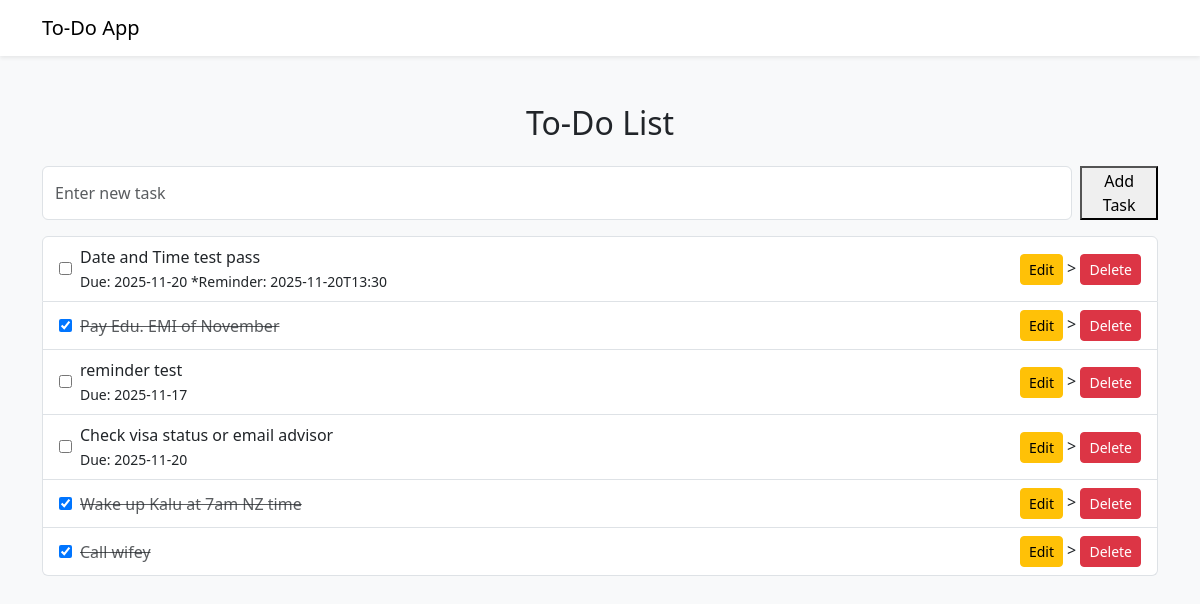
Before: / with the older database file.
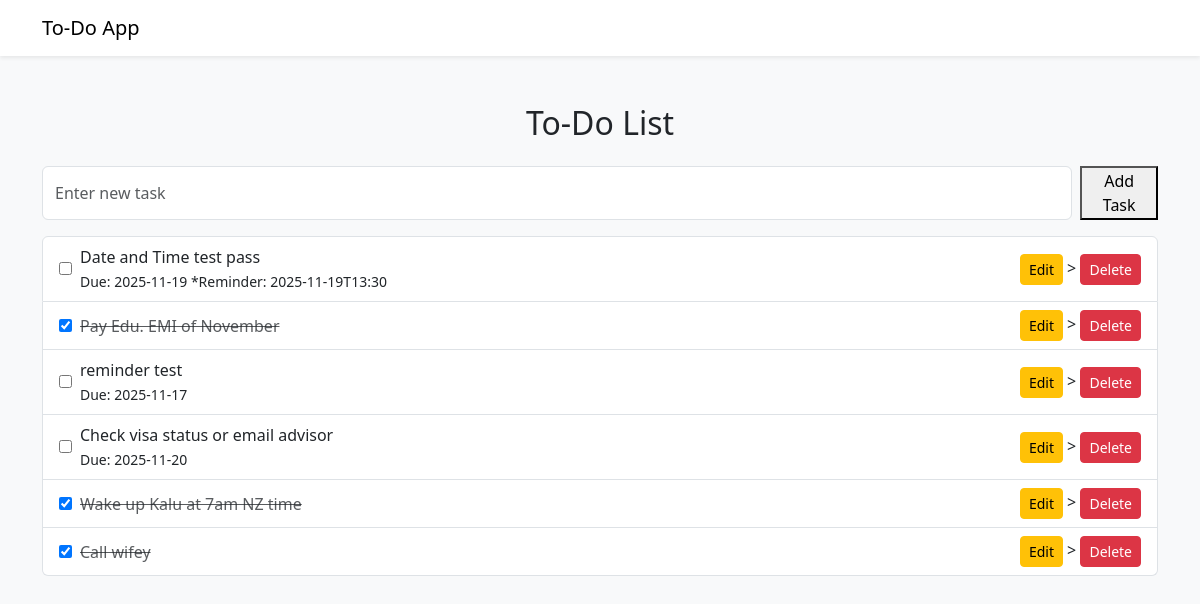
After: the same page with the newer database file.
### tables this page shows
CREATE TABLE tasks(
                id INTEGER PRIMARY KEY AUTOINCREMENT,
                title TEXT NOT NULL
        , completed INTEGER DEFAULT 0, due_date TEXT DEFAULT NULL, reminder_at TEXT DEFAULT NULL, reminder_sent TEXT DEFAULT 0);

### app.py (the view)
@app.route("/")
def index():
    conn = get_db_connection()
    tasks = conn.execute("SELECT * FROM tasks ORDER BY id DESC").fetchall()
    conn.close()
    return render_template("index.html", tasks=tasks)

### app.py (called while the page is built)
def get_db_connection():
    conn = sqlite3.connect("task.db")
    conn.row_factory = sqlite3.Row
    return conn

### templates/index.html (shortened to what this page needs)
{% extends "base.html" %}
{% block content %}
<h2 class="text-center mb-4">To-Do List</h2>
 <form action="{{ url_for('add_task') }}" method="post" class="d-flex mb-3">
     <input type="text" name="task" placeholder="Enter new task" class="form-control me-2" required>
     <button type="submit">Add Task</button>
</form>
 <ul class="list-group">
    {% for task in tasks %}
    <li class="list-group-item d-flex justify-content-between align-items-center">
        <div class="d-flex align-items-center gap-2" style="flex:1">
            <form action="{{ url_for('toggle_task', task_id=task['id']) }}" method="POST" >
                <input type="checkbox" onchange="this.form.submit()" {% if task['completed'] == 1 %} checked {% endif %}>
            </form>
            <div>
                <div>
                    <span class="{% if task['completed'] == 1 %} text-decoration-line-through text-muted {% endif %}">
                        {{ task['title'] }}
                    </span>
                </div>
                <small>
                    {% if task['due_date'] %}
                        Due: {{ task['due_date'] }}
                    {% endif %}
                    {% if task['reminder_at'] %}
                        *Reminder: {{ task['reminder_at'] }}
                    {% endif %}
                </small>
            </div>
        </div>
        <div>
            <a href="{{ url_for('edit_task', id=task['id']) }}" class="btn btn-warning btn-sm">Edit</a>
            >
            <form action="{{ url_for('delete_task', task_id=task['id']) }}" method="POST" style="display:inline;">
                <button type="submit" class="btn btn-danger btn-sm">Delete</button>
            </form>
        </div>
    </li>
    {% else %}
    <li class="list-group-item">No tasks available. Add your First Task</li>
    {% endfor %}
 </ul>
{% endblock %}

### templates/base.html (shortened to what this page needs)
<!DOCTYPE html>
<html lang="en">
    <head>
        <link href="https://cdn.jsdelivr.net/npm/bootstrap@5.3.0/dist/css/bootstrap.min.css" rel="stylesheet">
    </head>
    <body class="bg-light">
        <nav class="navbar navbar-light bg-white shadow-sm">
            <div class="container">
                <a class="navbar-brand" href="{{ url_for('index') }}">To-Do App</a>
            </div>
        </nav>
        <div class="container mt-5">
            {% block content %}{% endblock %}
        </div>
    </body>
</html>

Changed rows visible on the page:
changed tasks "Date and Time test pass": due_date "2025-11-20" → "2025-11-19"; reminder_at "2025-11-20T13:30" → "2025-11-19T13:30"
